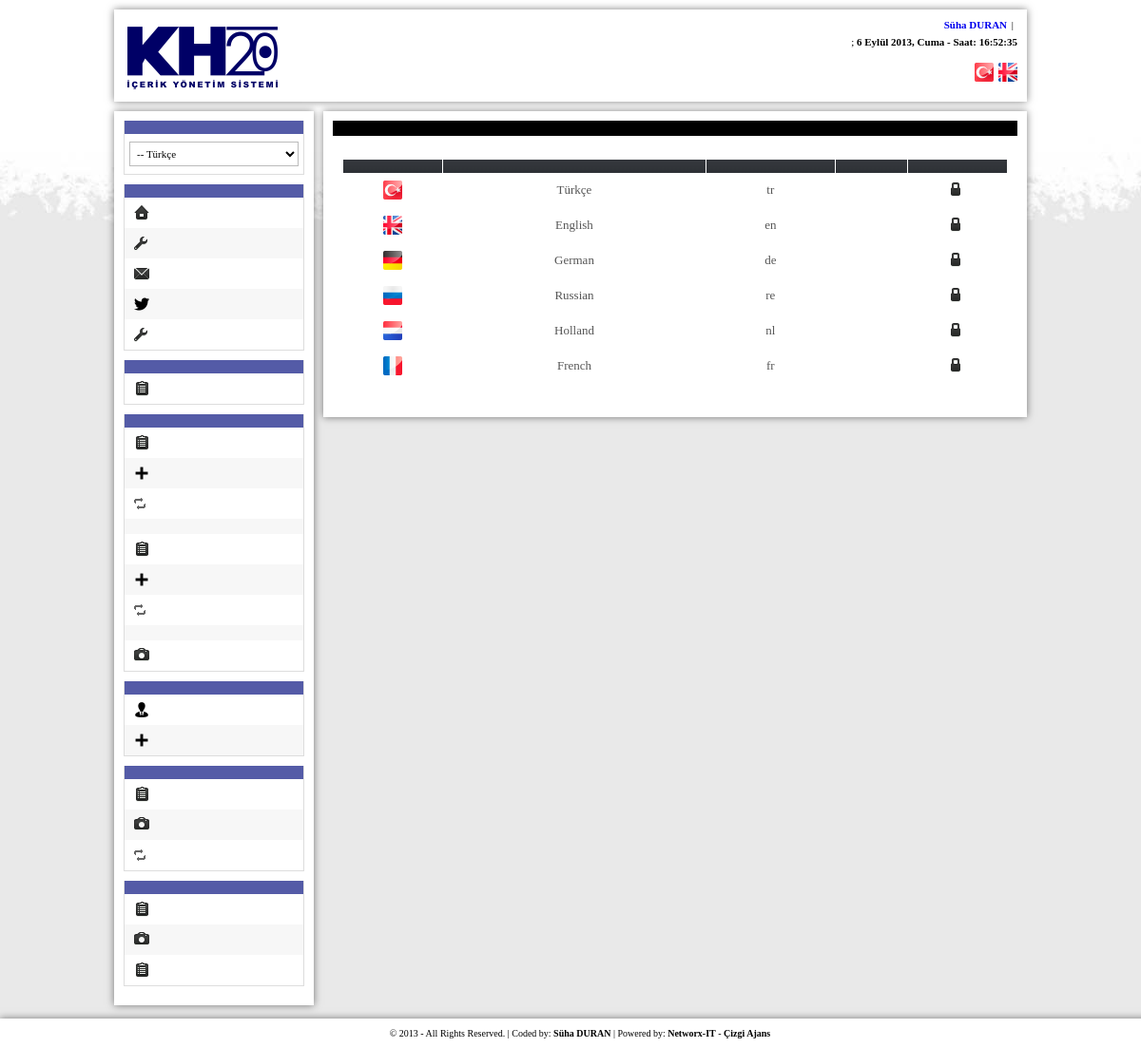
The app's page /admin/index.php?zone=languagemanagement&do=showlanguages (signed in) with its own data.
### tables this page shows
CREATE TABLE IF NOT EXISTS `languages` (
  `LangID` int(11) NOT NULL AUTO_INCREMENT,
  `LangName` varchar(255) NOT NULL,
  `LangShortName` varchar(2) NOT NULL,
  `LangFlagPath` varchar(255) NOT NULL,
  `LangStatus` int(11) NOT NULL DEFAULT '1',
  `LangOrder` int(11) NOT NULL DEFAULT '999',
  PRIMARY KEY (`LangID`)
);

### config/functions.php (called while the page is built, shortened)
<?php
	function sorgula($command){
		return mysql_query($command);
	}
	function gelen($command){
		return mysql_fetch_array($command);
	}
	function ss($par){
		return stripcslashes($par);
	}
?>

### admin/_includes/languagemanagement/showlanguages.php (the view, shortened to what this page needs)
<h2 class="title"><?php echo $adminlang["ShowLanguagesTitle"]; ?></h2>
<div class="main">
	<?php
		$sorgu = sorgula("SELECT * FROM languages ORDER BY LangStatus DESC, LangOrder");
		if(mysql_affected_rows()){
	?>
	<table>
		<tr class="title">
			<th style="width: 15%;"><?php echo $adminlang["LanguageFlag"]; ?></th>
			<th><?php echo $adminlang["LanguageName"]; ?></th>
			<th><?php echo $adminlang["LanguageShortName"]; ?></th>
			<th><?php echo $adminlang["LanguageStatus"]; ?></th>
			<th style="width: 15%;"><?php echo $adminlang["Transactions"]; ?></th>
		</tr>
		<?php
			while($gelen = gelen($sorgu)){
		?>
		<tr>
			<td class="textcenter"><img src='<?php echo URL.ss($gelen["LangFlagPath"]); ?>' alt=""></td>
			<td class="textcenter"><?php echo ss($gelen["LangName"]); ?></td>
			<td class="textcenter"><?php echo ss($gelen["LangShortName"]); ?></td>
			<td class="textcenter">
			</td>
			<td class="textcenter">
				<a onclick="$.changeLanguageStatus('<?php echo $gelen["LangID"]; ?>');" id='<?php echo $gelen["LangID"]; ?>' href="javascript:void();" class="table-icon block_users" title='<?php echo $adminlang["ActivePassive"]; ?>'></a>
			</td>
		</tr>
		<?php } ?>
	</table>
	<?php
		}else{
			bilgi(2,$adminlang["msgNoSlide"]);
		}
	?>
</div>

### admin/_css/admin.css (style rules this page uses)
table { border-collapse: collapse; }
a { text-decoration: none; }
body { background: #fff url('../_images/background.jpg') repeat fixed top left; margin: 0 auto; font: 13px 'Tahoma'; }
h2.title { display: block; padding: 8px; color: #fff; font-size: 13px; background-color: #000; color: #fff; }
.main { padding: 10px; }
.textcenter { text-align: center; }
table { border-collapse: collapse; margin: 15px 0; width: 700px; }
table th { background: url(../_images/icon/bg_box_head.jpg) repeat-x; color: #DACDCD; border-left: 1px solid #fff; border-right: 1px solid #fff; font-size: 11px; font-weight: bold; padding: 7px; text-shadow: 0px 1px #242424; }
table tr { border-left: 1px solid #fff; border-right: 1px solid #fff; }
table td { border-bottom: 1px solid #fff; border-top: 1px solid fff; color: #565656; padding: 8px; }
.table-icon { padding: 1px 8px; margin-right: 5px; }
.block_users.table-icon { background: url(../_images/icon/i_block_users.png) no-repeat; }

### records on screen
languages: LangFlagPath (picture), LangName "Türkçe", LangShortName "tr"
languages: LangFlagPath (picture), LangName "English", LangShortName "en"
languages: LangFlagPath (picture), LangName "German", LangShortName "de"
languages: LangFlagPath (picture), LangName "Russian", LangShortName "re"
languages: LangFlagPath (picture), LangName "Holland", LangShortName "nl"
languages: LangFlagPath (picture), LangName "French", LangShortName "fr"

### other values on screen
session("UserFullName") "Süha DURAN"
turkcetarih('j F Y, l',substr(session("UserLastLogin"), 0, 10)) "6 Eylül 2013, Cuma"
substr(session("UserLastLogin"), 11, 8) "16:52:35"
